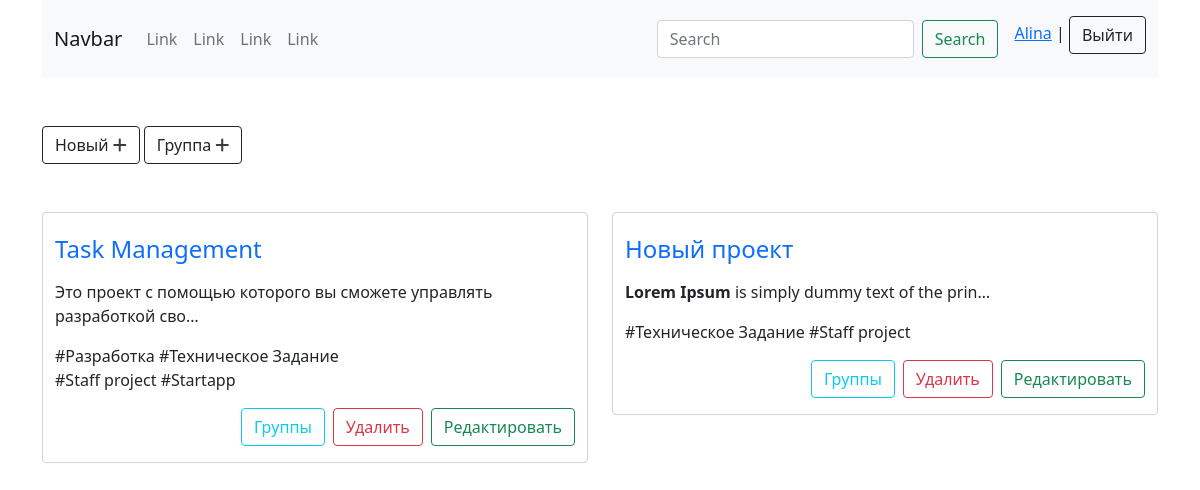
The app's page /Alina (signed in) with its own data.
### mainapp/models.py (models this page shows, shortened)
class Project(models.Model):
    user = models.ForeignKey(User, on_delete=models.CASCADE, verbose_name='Пользователь')
    name = models.CharField(max_length=120, verbose_name='Название')
    slug = models.SlugField(unique=True)
    description = RichTextField(verbose_name='Описание')
    photo = models.ImageField(upload_to='photos/', null=True, blank=True, verbose_name='Фото')
    file = models.FileField(upload_to='files/', null=True, blank=True, verbose_name='Файлы')
    started = models.DateTimeField(auto_now_add=True, verbose_name='Начало')
    ended = models.DateTimeField(blank=True, null=True, verbose_name='Закончился')
    deadline = models.DateField(verbose_name='Дедлайн до')
    tags = models.ManyToManyField(Tag, verbose_name='Теги')
    class Meta:
        verbose_name = 'Проект'
        verbose_name_plural = 'Проекты'
    def get_absolute_url(self):
        return reverse('mainapp:proj_details', kwargs={'slug': self.slug})

class Tag(models.Model):
    tag = models.CharField(max_length=120)
    def __str__(self):
        return self.tag
    class Meta:
        verbose_name = 'Тег'
        verbose_name_plural = 'Теги'

### mainapp/views.py (the view)
# urls.py: path('<slug:slug>', UserProjectListView.as_view(), name='user_proj'),
class UserProjectListView(ListView):
    template_name = 'mainapp/index/user_project.html'
    model = User
    context_object_name = 'projects'
    def get_queryset(self):
        user = get_object_or_404(User, username=self.kwargs.get('slug'))
        projects = user.project_set.all()
        return projects

### templates/mainapp/index/user_project.html (shortened to what this page needs)
{% extends 'mainapp/base.html' %}
{% block content %}
<div class="container">
    <div class="row mt-5">
        {% if user == projects.first.user  %}
        <div>
            <a class="btn btn-outline-dark" href="{% url 'mainapp:new_project' %}">Новый <i class="fa-solid fa-plus" style="color: #3f3939;"></i></a>
            <a class="btn btn-outline-dark" href="{% url 'mainapp:create_group' %}">Группа <i class="fa-solid fa-plus" style="color: #3f3939;"></i></a>
        </div>
        {% endif %}
        {% if projects %}
        {% for project in projects %}
        <div class="col-sm-6">
            <div class="form-control user-projects mt-5">
                <a class="text-decoration-none href="{{ project.get_absolute_url }}"><h4 class="mt-3">{{ project.name }}</h4></a>
                <p>{{ project.description|safe|truncatechars:70 }}</p>
                <p class="project-tags">{% for t in project.tags.all|slice:':5' %} #{{t}} {% endfor %}</p>
                {% if project.user == user %}
                    <a class="btn btn-outline-success float-end" href="{% url 'mainapp:update_project' project.slug %}">Редактировать</a>
                    <form class="float-end me-2 ms-2" method="post" action="{% url 'mainapp:delete_project' project.slug %}">
                        <button class="btn btn-outline-danger">Удалить</button>
                    </form>
                    <a class="btn btn-outline-info float-end" href="{% url 'mainapp:groups_list' project.slug %}">Группы</a><br><br>
                {% else %}
                    <a class="btn btn-outline-dark float-end" href="{{ project.get_absolute_url }}">Перейти</a><br><br>
                {% endif %}
            </div>
        </div>
        {% endfor %}
        {% else %}
            <div class="text-center empty-page">
                <h1>Здесь пока ничего нет</h1>
            </div>
        {% endif %}
    </div>
</div>
{% endblock %}

### templates/mainapp/base.html (shortened to what this page needs)
{% load static %}
<!DOCTYPE html>
<html lang="en">
<head>
    <link rel="stylesheet" href="{% static 'css/style.css' %}">
    <link href="{% static 'fontawesomefree/css/fontawesome.css' %}" rel="stylesheet" type="text/css">
    <link href="{% static 'fontawesomefree/css/brands.css' %}" rel="stylesheet" type="text/css">
    <link href="{% static 'fontawesomefree/css/solid.css' %}" rel="stylesheet" type="text/css">
    <link href="https://cdn.jsdelivr.net/npm/bootstrap@5.0.2/dist/css/bootstrap.min.css" rel="stylesheet">
</head>
<body>
    {% block header %}
    <header>
        <div class="container">
            <nav class="navbar navbar-expand-lg navbar-light bg-light">
                <div class="container-fluid">
                  <a class="navbar-brand" href="{% url 'mainapp:main' %}">Navbar</a>
                  <div class="collapse navbar-collapse" id="navbarSupportedContent">
                    <ul class="navbar-nav me-auto mb-2 mb-lg-0">
                      <li class="nav-item">
                        <a class="nav-link" href="#">Link</a>
                      </li>
                      <li class="nav-item">
                        <a class="nav-link" href="#">Link</a>
                      </li>
                      <li class="nav-item">
                        <a class="nav-link" href="#">Link</a>
                      </li>
                      <li class="nav-item">
                        <a class="nav-link" href="#">Link</a>
                      </li>
                    </ul>
                    <form action="{% url 'mainapp:search_projects' %}" class="d-flex me-3" method="get">
                      <input class="form-control me-2" name="search-projects" type="search" placeholder="Search" aria-label="Search">
                      <button class="btn btn-outline-success" type="submit">Search</button>
                    </form>
                    <p class="mt-2"><a href="{% url 'mainapp:user_proj' user.username %}">{{ user.username }}</a> | <a class="btn btn-outline-dark" href="{% url 'authentication:logout' %}">Выйти</a></p>
                  </div>
                </div>
              </nav>
        </div>
    </header>
    {% endblock %}
    {% block content %}{% endblock %}
</body>
</html>

### static/css/style.css (style rules this page uses)
.user-projects p { max-width: 500px; }
.user-projects .project-tags { max-width: 300px; }

### records on screen
Project: name "Task Management", description "Это проект с помощью которого вы сможете управлять разработкой сво…", shows "Редактировать"
Tag: tag "Разработка"
Tag: tag "Техническое Задание"
Tag: tag "Staff project"
Tag: tag "Startapp"
Project: name "Новый проект", description "Lorem Ipsum is simply dummy text of the prin…", shows "Редактировать"

### other values on screen
{{ user.username }} "Alina"
